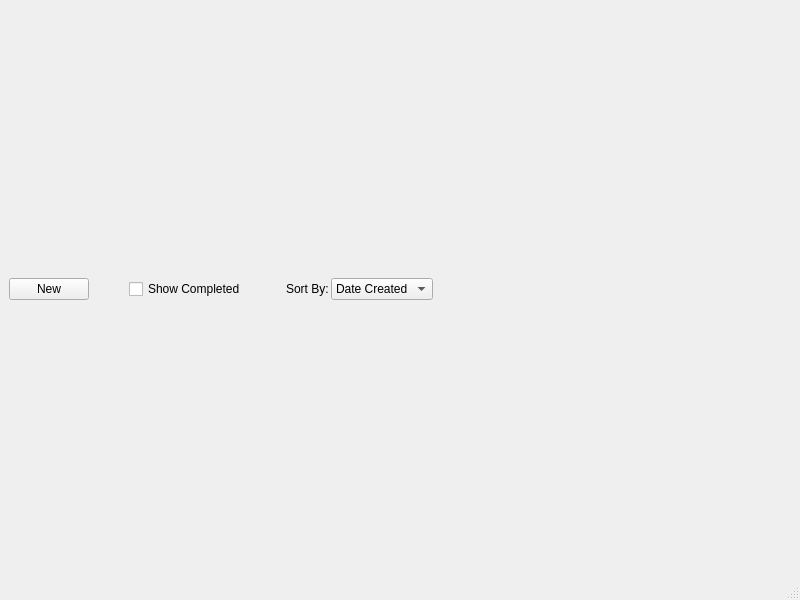
<?xml version="1.0" encoding="UTF-8"?>
<ui version="4.0">
 <class>MainWindow</class>
 <widget class="QMainWindow" name="MainWindow">
  <property name="geometry">
   <rect>
    <x>0</x>
    <y>0</y>
    <width>800</width>
    <height>600</height>
   </rect>
  </property>
  <property name="windowTitle">
   <string>Todo List</string>
  </property>
  <widget class="QWidget" name="centralwidget">
   <layout class="QVBoxLayout" name="verticalLayout_2">
    <item>
     <layout class="QVBoxLayout" name="verticalLayout">
      <item>
       <layout class="QHBoxLayout" name="horizontalLayout">
        <item>
         <layout class="QHBoxLayout" name="optionsLayout" stretch="1,1,1">
          <property name="spacing">
           <number>40</number>
          </property>
          <property name="sizeConstraint">
           <enum>QLayout::SetFixedSize</enum>
          </property>
          <item>
           <widget class="QPushButton" name="newButton">
            <property name="text">
             <string>New</string>
            </property>
           </widget>
          </item>
          <item>
           <widget class="QCheckBox" name="showDone">
            <property name="text">
             <string>Show Completed</string>
            </property>
           </widget>
          </item>
          <item>
           <layout class="QHBoxLayout" name="sortByLayout" stretch="1,1">
            <property name="spacing">
             <number>2</number>
            </property>
            <item>
             <widget class="QLabel" name="sortByLabel">
              <property name="text">
               <string>Sort By:</string>
              </property>
             </widget>
            </item>
            <item>
             <widget class="QComboBox" name="sortByCombo">
              <property name="sizePolicy">
               <sizepolicy hsizetype="Fixed" vsizetype="Fixed">
                <horstretch>0</horstretch>
                <verstretch>0</verstretch>
               </sizepolicy>
              </property>
              <item>
               <property name="text">
                <string>Date Created</string>
               </property>
              </item>
              <item>
               <property name="text">
                <string>Priority</string>
               </property>
              </item>
              <item>
               <property name="text">
                <string>DueDate</string>
               </property>
              </item>
             </widget>
            </item>
           </layout>
          </item>
         </layout>
        </item>
        <item>
         <spacer name="horizontalSpacer">
          <property name="orientation">
           <enum>Qt::Horizontal</enum>
          </property>
          <property name="sizeHint" stdset="0">
           <size>
            <width>40</width>
            <height>20</height>
           </size>
          </property>
         </spacer>
        </item>
       </layout>
      </item>
      <item>
       <layout class="QVBoxLayout" name="todoLayout">
        <property name="spacing">
         <number>2</number>
        </property>
        <property name="sizeConstraint">
         <enum>QLayout::SetDefaultConstraint</enum>
        </property>
       </layout>
      </item>
     </layout>
    </item>
   </layout>
  </widget>
  <widget class="QMenuBar" name="menubar">
   <property name="geometry">
    <rect>
     <x>0</x>
     <y>0</y>
     <width>800</width>
     <height>30</height>
    </rect>
   </property>
  </widget>
  <widget class="QStatusBar" name="statusbar"/>
 </widget>
 <resources/>
 <connections/>
</ui>
